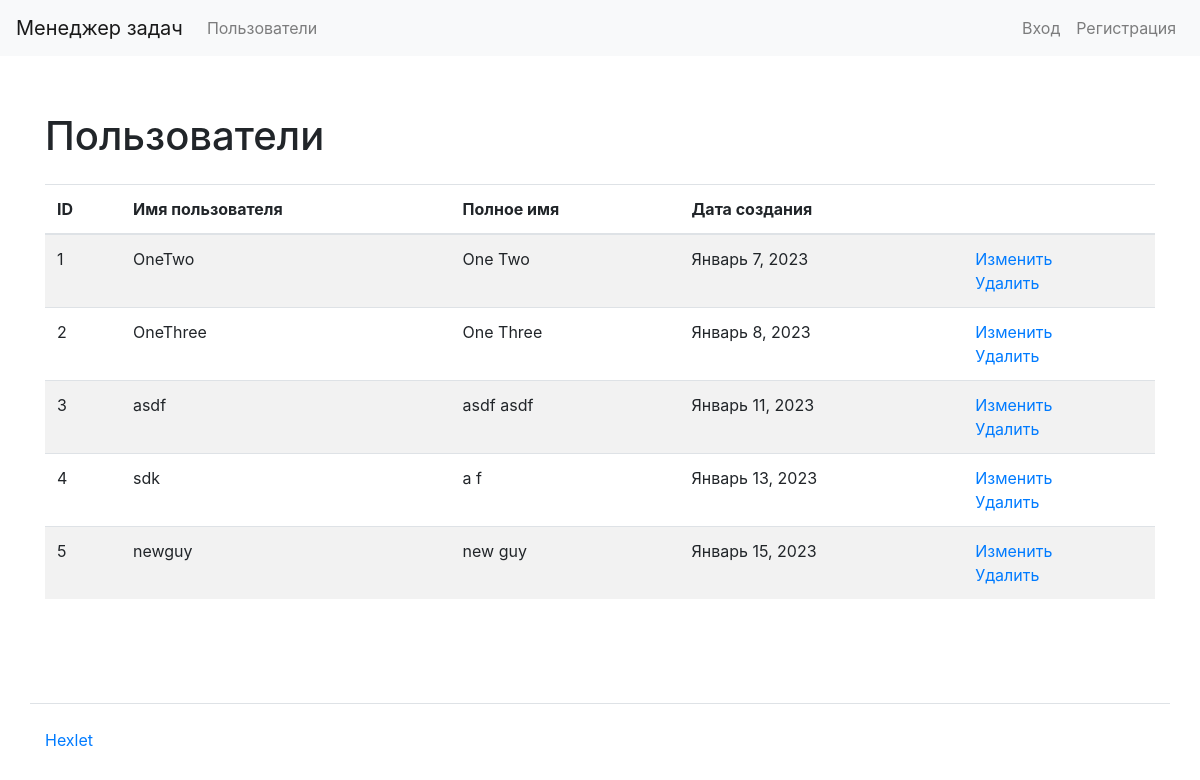
Before: /users/ with the older database file.
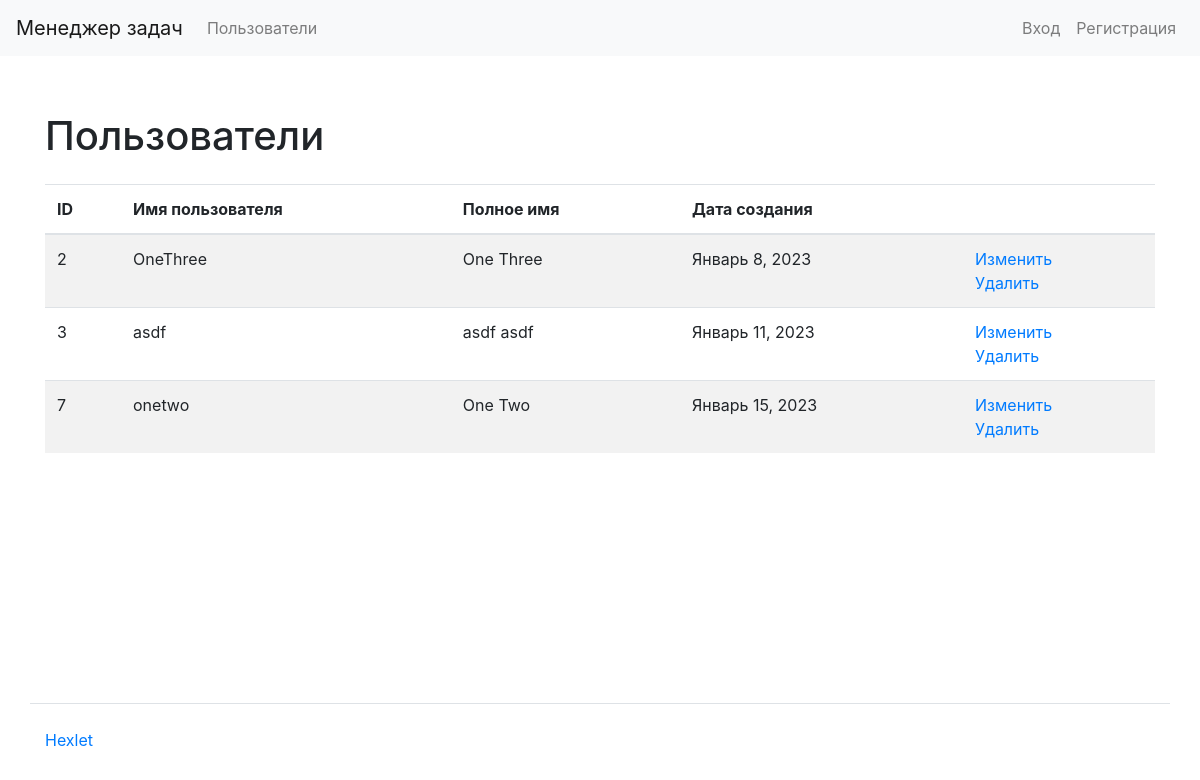
After: the same page with the newer database file.
### task_manager/users/models.py (models this page shows)
class CustomUser(AbstractUser):
    def __str__(self):
        return self.get_full_name()

### task_manager/users/views.py (the view)
# urls.py: path('', views.UsersListView.as_view(), name='users_index'),
class UsersListView(ListView):
    model = get_user_model()
    template_name = 'users/index.html'

### task_manager/templates/users/index.html (shortened to what this page needs)
{% extends "index.html" %}
{% load bootstrap4 %}
{% load i18n %}
{% block content %}
<div class="container wrapper flex-grow-1">
    <h1 class="my-4">
        {% trans "Users" %}
    </h1>
    <table class="table table-striped">
        <thead>
            <tr>
                <th>ID</th>
                <th>{% trans "Username" %}</th>
                <th>{% trans "Full name" %}</th>
                <th>{% trans "Creation date" %}</th>
                <th></th>
            </tr>
        </thead>
        <tbody>
            {% for user in object_list %}
            <tr>
                <td>{{ user.id }}</td>
                <td>{{ user.username }}</td>
                <td>{{ user.get_full_name }}</td>
                <td>{{ user.date_joined|date:"F j, Y" }}</td>
                <td>
                    <a href="{% url 'users_update' pk=user.id %}">
                        {% trans "Update" %}
                    </a>
                    <br/>
                    <a href="{% url 'users_delete' pk=user.id %}">
                        {% trans "Delete" %}
                    </a>
                </td>
            </tr>
            {% endfor %}
        </tbody>
    </table>
</div>
{% endblock %}

Changed rows visible on the page:
removed CustomUser: id "1", username "OneTwo", get_full_name "One Two", date_joined "Январь 7, 2023"
removed CustomUser: id "4", username "sdk", get_full_name "a f", date_joined "Январь 13, 2023"
removed CustomUser: id "5", username "newguy", get_full_name "new guy", date_joined "Январь 15, 2023"
added CustomUser: id "7", username "onetwo", get_full_name "One Two", date_joined "Январь 15, 2023"
